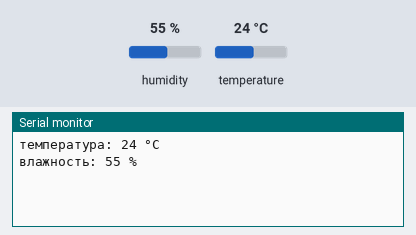
A sketch run on a simulated Arduino Uno, built with avr-gcc and run on an emulated ATmega328P. On the bench: the last lines printed to the serial monitor. The test bench sets the inputs (shaded band); at power-on: humidity 55 %, temperature 24 °C.

Above: at 1.3 s.
1.4 s: humidity set to 22 %
2.9 s: temperature set to 12 °C
At 4.1 s:
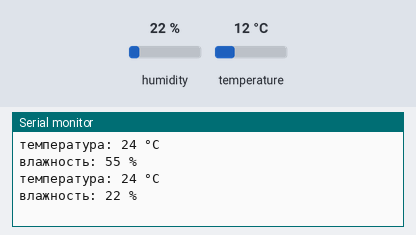
4.4 s: humidity set to 40 %
At 6.4 s:
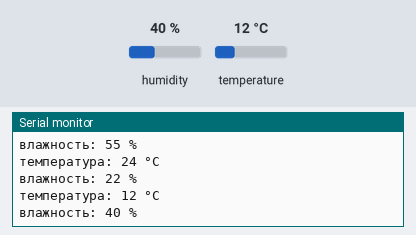
Timing chart, 0 to 7.9 s (numbered marks = the images above; inputs shaded):
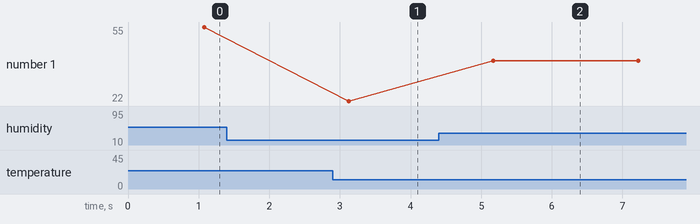

The sketch:

DHT11_Test.ino
```cpp
#include <DHT11.h>
DHT11 dht11(4);

void setup(){
  Serial.begin(9600);
}
void loop(){
  int temperature = dht11.readTemperature();
  int humidity = dht11.readHumidity();

  if (temperature != DHT11::ERROR_CHECKSUM && temperature != DHT11::ERROR_TIMEOUT){
    Serial.print("температура: ");
    Serial.print(temperature);
    Serial.println(" °C");
  }
  else{
    Serial.println(DHT11::getErrorString(temperature));
  }
  if (humidity != DHT11::ERROR_CHECKSUM && humidity != DHT11::ERROR_TIMEOUT){
    Serial.print("влажность: ");
    Serial.print(humidity);
    Serial.println(" %");
  }
  else{
    Serial.print(DHT11::getErrorString(humidity));
  }
  delay(1000);
}
```

Measured:
- after the input at 4.4 s, the serial monitor: prints a new line after 0.77 s (image 2)
- plotted number 1: 22 → 40 after the input at 4.4 s
